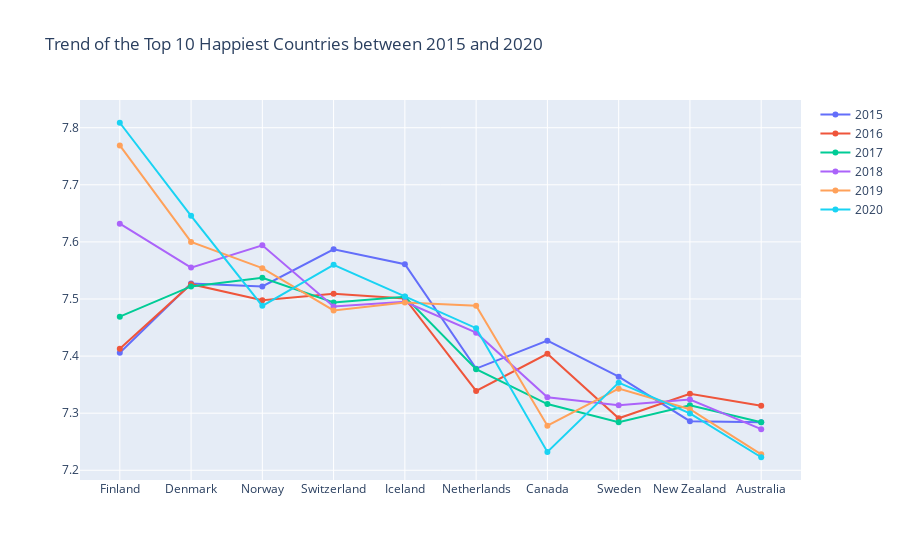

Notebook code for this chart:
### Code cell
x = merged_Score1.Country
y1 = merged_Score1.Happiness_Score_2015
y2 = merged_Score1.Happiness_Score_2016
y3 = merged_Score1.Happiness_Score_2017
y4 = merged_Score1.Happiness_Score_2018
y5 = merged_Score1.Happiness_Score_2019
y6 = merged_Score1.Happiness_Score_2020

fig = go.Figure(data=[
    go.Scatter(name='2015', x=x, y=y1),
    go.Scatter(name='2016', x=x, y=y2),
    go.Scatter(name='2017', x=x, y=y3),
    go.Scatter(name='2018', x=x, y=y4),
    go.Scatter(name='2019', x=x, y=y5),
    go.Scatter(name='2020', x=x, y=y6)])

#Change the bar mode
fig.update_layout( title ="Trend of the Top 10 Happiest Countries between 2015 and 2020")
fig.show()

### Figure 1 — Plotly figure (JSON) as saved in the notebook; plotly's stock layout.template omitted (floating-point values rounded to 4 significant figures)
{"data": [{"name": "2015", "type": "scatter", "x": ["Finland", "Denmark", "Norway", "Switzerland", "Iceland", "Netherlands", "Canada", "Sweden", "New Zealand", "Australia"], "y": [7.406, 7.527, 7.522, 7.587, 7.561, 7.378, 7.427, 7.364, 7.286, 7.284]}, {"name": "2016", "type": "scatter", "x": ["Finland", "Denmark", "Norway", "Switzerland", "Iceland", "Netherlands", "Canada", "Sweden", "New Zealand", "Australia"], "y": [7.413, 7.526, 7.498, 7.509, 7.501, 7.339, 7.404, 7.291, 7.334, 7.313]}, {"name": "2017", "type": "scatter", "x": ["Finland", "Denmark", "Norway", "Switzerland", "Iceland", "Netherlands", "Canada", "Sweden", "New Zealand", "Australia"], "y": [7.469, 7.522, 7.537, 7.494, 7.504, 7.377, 7.316, 7.284, 7.314, 7.284]}, {"name": "2018", "type": "scatter", "x": ["Finland", "Denmark", "Norway", "Switzerland", "Iceland", "Netherlands", "Canada", "Sweden", "New Zealand", "Australia"], "y": [7.632, 7.555, 7.594, 7.487, 7.495, 7.441, 7.328, 7.314, 7.324, 7.272]}, {"name": "2019", "type": "scatter", "x": ["Finland", "Denmark", "Norway", "Switzerland", "Iceland", "Netherlands", "Canada", "Sweden", "New Zealand", "Australia"], "y": [7.769, 7.6, 7.554, 7.48, 7.494, 7.488, 7.278, 7.343, 7.307, 7.228]}, {"name": "2020", "type": "scatter", "x": ["Finland", "Denmark", "Norway", "Switzerland", "Iceland", "Netherlands", "Canada", "Sweden", "New Zealand", "Australia"], "y": [7.809, 7.646, 7.488, 7.56, 7.504, 7.449, 7.232, 7.353, 7.3, 7.223]}], "layout": {"title": {"text": "Trend of the Top 10 Happiest Countries between 2015 and 2020"}}}
